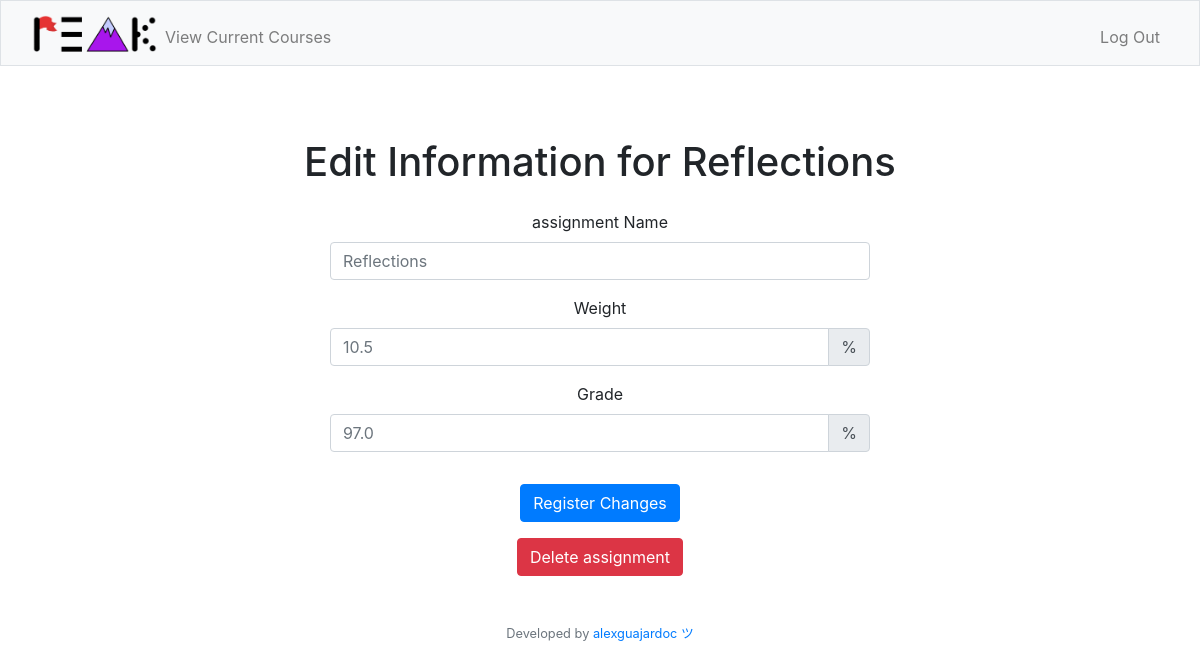
The page /editassignment?assignment=Reflections (signed in) on the database as committed earlier.
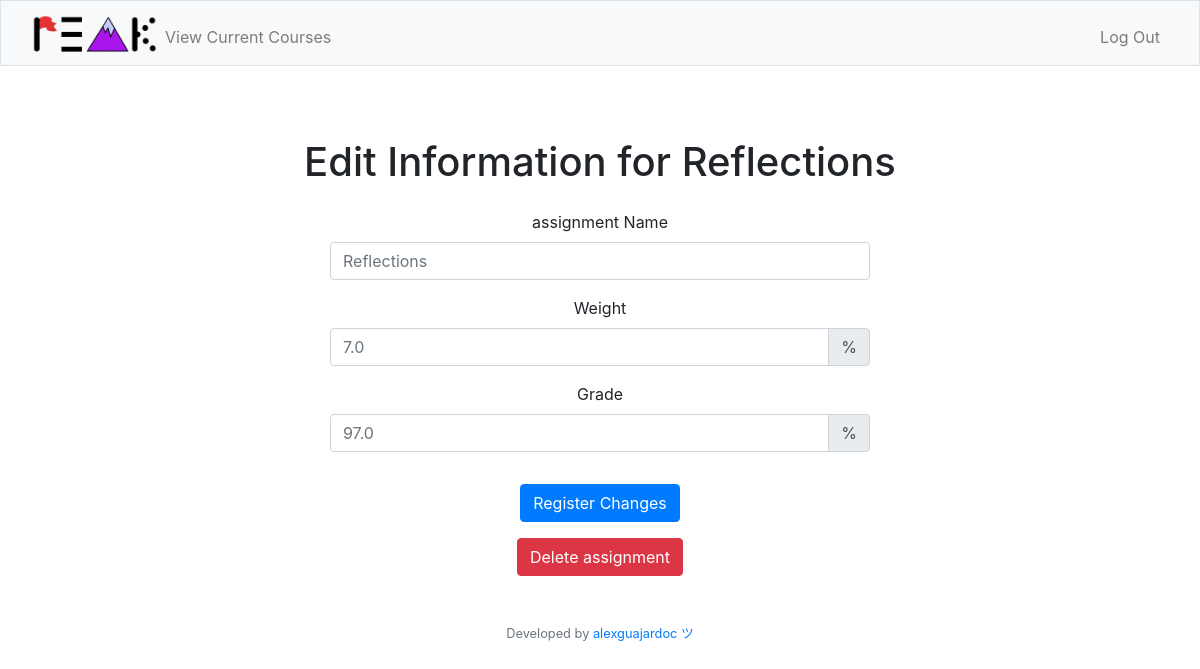
The same page on the database as committed later.
### tables this page shows
CREATE TABLE assignments (assignment_id INTEGER PRIMARY KEY AUTOINCREMENT NOT NULL, assignment_name TEXT NOT NULL, grade REAL NOT NULL, weight REAL NOT NULL, user_id INTEGER, period_id INTEGER, course_id INTEGER, date DATE, FOREIGN KEY (user_id) REFERENCES users(user_id), FOREIGN KEY (period_id) REFERENCES period(period_id), FOREIGN KEY (course_id) REFERENCES courses(course_id));

### app.py (the view)
@app.route('/editassignment', methods=["GET", "POST"])
@login_required
def editassignment():
    if request.method == "POST":
        assignment_name = request.form.get("assignmentname")
        assignment_grade = request.form.get("grade")
        assignment_weight = request.form.get("weight")
        assignment_id = request.form.get("assignmentid")
        cId = crsr.execute("SELECT course_id FROM assignments WHERE assignment_id = ?", (assignment_id,)).fetchall()
        course_name = crsr.execute("SELECT course_name FROM courses WHERE course_id = ?", (cId[0][0],)).fetchall()
        totalweight = crsr.execute("SELECT SUM(weight) FROM assignments WHERE course_id = ? AND user_id = ?", (cId[0][0],session["user_id"])).fetchall()
        oldweight = crsr.execute("SELECT weight FROM assignments WHERE assignment_id = ? AND user_id = ?", (assignment_id,session["user_id"])).fetchall()
        if not totalweight or totalweight[0][0] is None:
            totalweightnew = 0
        else:
            totalweightnew = totalweight[0][0] - oldweight[0][0]
        if float(assignment_weight) + float(totalweightnew) > 100:
            return apology("total weight of assignments exceeds 100%, try again", 400)
        crsr.execute("UPDATE assignments SET assignment_name = ?, grade = ?, weight = ? WHERE assignment_id = ?", (assignment_name, assignment_grade, assignment_weight, assignment_id)).fetchall()
        assignments = crsr.execute("SELECT assignment_name, weight, grade FROM assignments WHERE course_id = ? AND user_id = ?", (cId[0][0],session["user_id"])).fetchall()
        crsr.execute("UPDATE courses SET grade = (SELECT SUM(grade * weight) / SUM(weight) FROM assignments WHERE course_id = ? AND user_id = ?) WHERE course_id = ?", (cId[0][0],session["user_id"],cId[0][0])).fetchall()
        db_connection.commit()
        avg = crsr.execute("SELECT SUM(grade * weight) / SUM(weight) FROM assignments WHERE course_id = ? AND user_id = ?", (cId[0][0],session["user_id"])).fetchall()
        avg2 = crsr.execute("SELECT SUM(0.01 * grade * weight) FROM assignments WHERE course_id = ? AND user_id = ?", (cId[0][0],session["user_id"])).fetchall()
        max = crsr.execute("SELECT SUM(weight) FROM assignments WHERE course_id = ? AND user_id = ?", (cId[0][0],session["user_id"])).fetchall()
        return render_template("assignments.html", course_name=course_name[0][0], assignments=assignments, avg=avg[0][0], avg2=avg2[0][0], max=max[0][0])
    else:
        assignment_name = request.args.get('assignment')
        assignment_id = crsr.execute("SELECT assignment_id FROM assignments WHERE assignment_name = ? AND user_id = ?", (assignment_name,session["user_id"])).fetchall()
        assignments = crsr.execute("SELECT assignment_name, weight, grade FROM assignments WHERE assignment_id = ? AND user_id = ?", (assignment_id[0][0],session["user_id"])).fetchall()
        return render_template("editassignment.html", assignments=assignments, assignment_id=assignment_id[0][0])

### helpers.py (called while the page is built)
def login_required(f):
    @wraps(f)
    def decorated_function(*args, **kwargs):
        if session.get("user_id") is None:
            return redirect("/login")
        return f(*args, **kwargs)
    return decorated_function

### templates/editassignment.html (shortened to what this page needs)
{% extends "layout.html" %}
{% block main %}
<div class="container">
    <h1 class="text-center my-4">Edit Information for {{ assignments[0][0] }}</h1>
    <div class="row justify-content-center">
        <div class="col-lg-6">
            <form action="/editassignment" method="post">
                <div class="form-group">
                    <label for="assignmentname">assignment Name</label>
                    <input autocomplete="off" autofocus class="form-control" id="assignmentname" name="assignmentname" placeholder="{{ assignments[0][0] }}" type="text">
                </div>
                <div class="form-group">
                    <label for="weight">Weight</label>
                    <div class="input-group">
                        <input autocomplete="off" class="form-control" id="weight" name="weight" placeholder="{{ assignments[0][1] }}" type="number" min="0" step="any">
                        <div class="input-group-append">
                            <span class="input-group-text">%</span>
                        </div>
                    </div>
                </div>
                <div class="form-group">
                    <label for="grade">Grade</label>
                    <div class="input-group">
                        <input autocomplete="off" class="form-control" id="grade" name="grade" placeholder="{{ assignments[0][2] }}" type="number" min="0" step="any">
                        <div class="input-group-append">
                            <span class="input-group-text">%</span>
                        </div>
                    </div>
                </div>
                <button class="btn btn-primary mt-3" type="submit">Register Changes</button>
                <br>
            </form>
            <form action="/deleteassignment" method="post" onsubmit="return confirm('Are you COMPLETELY sure you want to delete all data for this assignment? It cannot be recovered');">
                <button class="btn btn-danger mt-3" type="submit">Delete assignment</button>
            </form>
        </div>
    </div>
</div>
{% endblock %}

### templates/layout.html (shortened to what this page needs)
<!DOCTYPE html>
<html lang="en">
    <head>
        <link href="https://cdn.jsdelivr.net/npm/bootstrap@5.1.3/dist/css/bootstrap.min.css" rel="stylesheet">
        <link href="/static/styles.css" rel="stylesheet">
        <link rel="stylesheet" href="https://stackpath.bootstrapcdn.com/bootstrap/4.3.1/css/bootstrap.min.css">
    </head>
    <body>
        <nav class="bg-light border navbar navbar-expand-md navbar-light">
            <div class="container-fluid">
                <a href="/">
                    <img alt="logo" src="/static/peaklogo.png" width="125" height="37">
                </a>
                <div class="collapse navbar-collapse" id="navbar">
                    {% if session["user_id"] %}
                        <ul class="navbar-nav me-auto mt-2">
                            <li class="nav-item"><a class="nav-link" href="/current">View Current Courses</a></li>
                        </ul>
                        <ul class="navbar-nav ms-auto mt-2">
                            <li class="nav-item"><a class="nav-link" href="/logout">Log Out</a></li>
                        </ul>
                    {% else %}
                        <ul class="navbar-nav ms-auto mt-2">
                            <li class="nav-item"><a class="nav-link" href="/register">Register</a></li>
                            <li class="nav-item"><a class="nav-link" href="/login">Log In</a></li>
                        </ul>
                    {% endif %}
                </div>
            </div>
        </nav>
        <main class="container-fluid py-5 text-center">
            {% block main %}{% endblock %}
        </main>
        <footer class="mb-5 small text-center text-muted">
            Developed by <a href="https://github.com/alexguajardoc">alexguajardoc ツ</a>
        </footer>
    </body>
</html>

### static/styles.css (style rules this page uses)
h1 { font-size: 60px; }

Rows that differ between the two databases and show on the page:
changed assignments "Reflections": weight "10.5" → "7.0"
